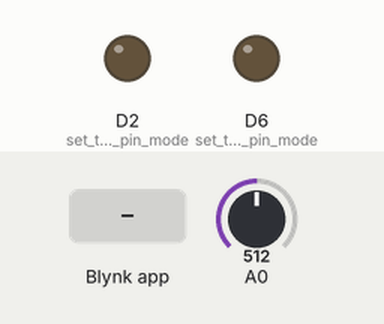
Bench run of a sketch on a simulated Arduino MKR. On the bench: output pins drawn as LEDs (lit = HIGH). The test bench sets the inputs (shaded band); at power-on: A0 = 512. WiFi joins after 1.5 s; servers stay silent unless stated; what the sketch prints to the serial monitor is not drawn.

Above: at 3.0 s.
3.1 s: Blynk app writes 1 to V0
At 3.7 s:
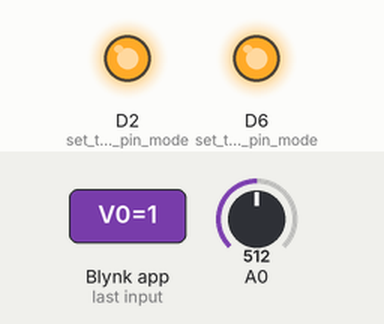
4.6 s: Blynk app writes 0 to V0
At 5.8 s:
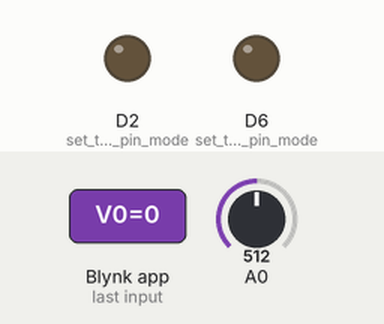
6.1 s: Blynk app writes 200 to V0
At 7.2 s:
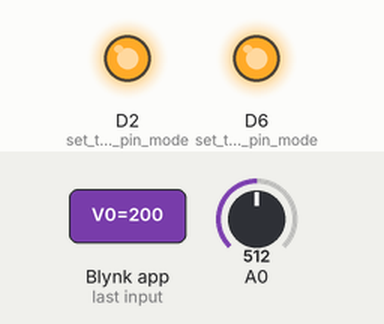
Timing chart, 0 to 9.1 s (numbered marks = the images above; inputs shaded):
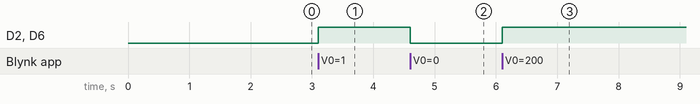

The sketch:

AlarCom2LB.ino
```cpp
// (licence header left out)
/* Comment this out to disable prints and save space */
#define BLYNK_PRINT Serial
/* Fill in information from Blynk Device Info here */
//#define BLYNK_TEMPLATE_ID           "TMPxxxxxx"
//#define BLYNK_TEMPLATE_NAME         "Device"
//#define BLYNK_AUTH_TOKEN            "YourAuthToken"
#define BLYNK_TEMPLATE_ID "TMPL2HoGJbbU-"
#define BLYNK_TEMPLATE_NAME "Quickstart Template"
#define BLYNK_AUTH_TOKEN "0fYh9dHks4prZzHRjLCOAt7k0wC4nIAJ"

#include <SPI.h>
#include <WiFiNINA.h>
#include <BlynkSimpleWiFiNINA.h>

// Your WiFi credentials.
// Set password to "" for open networks.
char ssid[] = "Redmi 9A";
char pass[] = "Azul2284";

int cont=0,onoroff=0,sensorReading=0;

BLYNK_WRITE(V0){
  sensorReading = analogRead(0);
  Blynk.virtualWrite(V1,sensorReading);
  Serial.print(cont);
  //Serial.print(sensorReading);
  onoroff=cont%2;
  if (onoroff==0){
    digitalWrite(LED_BUILTIN,HIGH);
    digitalWrite(2,HIGH);
  }
  else {
    digitalWrite(LED_BUILTIN,LOW);
    digitalWrite(2,LOW);
  }
  cont=cont+1;
}

void setup()
{
  // Debug console
  Serial.begin(9600);
  Blynk.begin(BLYNK_AUTH_TOKEN, ssid, pass);
  // You can also specify server:
  //Blynk.begin(BLYNK_AUTH_TOKEN, ssid, pass, "https://blynk.cloud/dashboard/86082/templates/161833/dashboard", 80);
  //Blynk.begin(BLYNK_AUTH_TOKEN, ssid, pass, IPAddress(192,168,0,12), 8080);
  pinMode(LED_BUILTIN, OUTPUT);      // set the LED pin mode
  pinMode(2, OUTPUT);      // set the LED pin mode
 }

void loop()
{
  Blynk.run();
}
```

Measured:
- after the input at 3.1 s, D2 (set_the_LED_pin_mode), D6 (set_the_LED_pin_mode): LOW → HIGH at once
- after the input at 4.6 s, D2 (set_the_LED_pin_mode), D6 (set_the_LED_pin_mode): HIGH → LOW at once
- after the input at 6.1 s, D2 (set_the_LED_pin_mode), D6 (set_the_LED_pin_mode): LOW → HIGH at once
